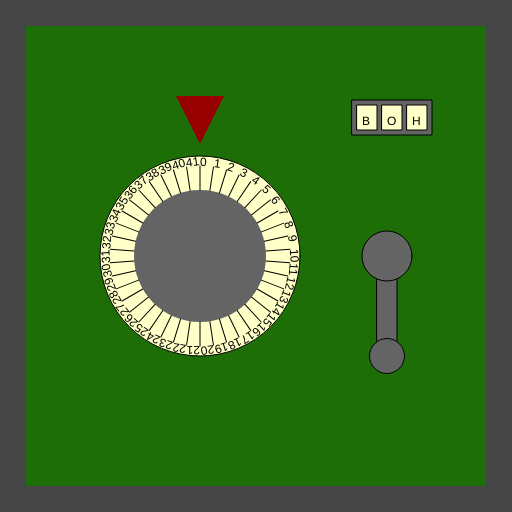
Frame 1 (no input)
Frame 60 (no input): identical to frame 1, image omitted
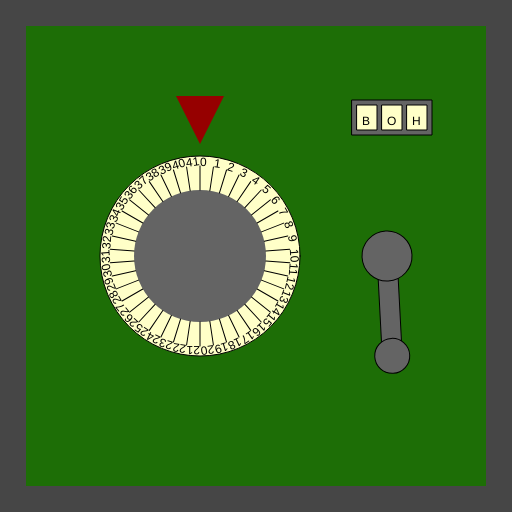
Frame 120 (the mouse pressed at the canvas centre since frame 60)

The p5.js sketch that drew these frames (run headless with seeded random() and noise() and a simulated clock; from frame 60 on, the mouse is pressed at the canvas centre):

// p5.js sketch
// ── sketch.js
/*

Officer: 6576922
CaseNum: 303-1-81467145-6576922

Case 303 - The Case of the Crooked Attorney
Stage 2 - Torvalds' House

This safe is in Torvalds’ home study. Be careful. If you get caught, I don’t know you !

Crack this safe by doing the following:

	When any key is pressed:
	- Increment Cryptic_box_keyA by 2

	When the mouse button is pressed:
	- Increment Cryptic_box_keyB by 3

	Whilst the mouse is moving:
	- Make Cryptic_box_keyC equal to the string "BOH"

	Whilst the mouse is being dragged:
	- Make Cryptic_box_keyC equal to the string "SAC"



This time you'll need to create the relevant event handlers yourself.

There are many possible ways of investigating this case, but you
should use ONLY the following commands:

	- The assignment operator aka. the equals sign !
	- Incrementing +=
	- Decrementing -=

*/

//declare the variables

var Cryptic_box_keyA;
var Cryptic_box_keyB;
var Cryptic_box_keyC;


function preload()
{
	//IMAGES WILL BE LOADED HERE

}

function setup()
{
	createCanvas(512,512);

	//initialise the variables
	Cryptic_box_keyA = 0;
	Cryptic_box_keyB = 0;
	Cryptic_box_keyC = "";

}

///////////////////EVENT HANDLERS///////////////////

//Create event handlers here to open the safe ...
function keyPressed()
{
	Cryptic_box_keyA += 2;
}

function mousePressed()
{
	Cryptic_box_keyB += 3;
}

function mouseMoved()
{
	Cryptic_box_keyC = "BOH";
}

function mouseDragged()
{
	Cryptic_box_keyC = "SAC";
}

///////////////DO NOT CHANGE CODE BELOW THIS POINT///////////////////

function draw()
{

	//Draw the safe door
	background(70);
	noStroke();
	fill(29,110,6);
	rect(26,26,width-52,width-52);

	//Draw the combination dial
	push();
	translate(200,height/2);
	drawDial(200, Cryptic_box_keyA, 42);
	pop();

	//Draw the lever
	push();
	translate(width - 125,256);
	drawLever(Cryptic_box_keyB);
	pop();

	//Draw the spinner
	push();
	translate(width - 120,100);
	drawSpinner(3, Cryptic_box_keyC);
	pop();

}

function drawDial(diameter,num,maxNum)
{
	//the combination lock

	var r = diameter * 0.5;
	var p = r * 0.6;

	stroke(0);
	fill(255,255,200);
	ellipse(0,0,diameter,diameter);
	fill(100);
	noStroke();
	ellipse(0,0,diameter*0.66,diameter*0.66);
	fill(150,0,0);
	triangle(
		-p * 0.4,-r-p,
		p * 0.4,-r-p,
		0,-r-p/5
	);

	noStroke();

	push();
	var inc = 360/maxNum;

	rotate(radians(-num * inc));
	for(var i = 0; i < maxNum; i++)
	{
		push();
		rotate(radians(i * inc));
		stroke(0);
		line(0,-r*0.66,0,-(r-10));
		noStroke();
		fill(0);
		text(i,0,-(r-10));
		pop();
	}

	pop();
}

function drawLever(rot)
{
	push();
	rotate(radians(-rot))
	stroke(0);
	fill(100);
	rect(-10,0,20,100);
	ellipse(0,0,50,50);
	ellipse(0,100,35,35);
	pop();
}

function drawSpinner(numSpinners, val)
{
	var sw = 20;
	var ow = (sw + 5) * numSpinners + 5;
	stroke(0);
	fill(100);
	rect(-ow/2,0,ow,35);
	if(typeof(val) == "number")
	{
		val = floor(val).toString(); //convert to string
	}


	for(var d = numSpinners - val.length; d > 0; d--)
	{
		val = "-" + val;
	}

	for(var i = 0; i < numSpinners; i++)
	{
		stroke(0);
		fill(255,255,200);
		rect(-ow/2 + i * (sw + 5) + 5,5,20,25);
		fill(0);
		noStroke();
		text(val[i],-ow/2 + sw/2 + i * (sw +5),25);
	}

}
